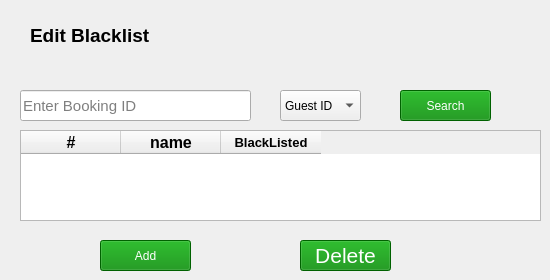
        <widget class="QWidget" name="tab_16">
         <attribute name="title">
          <string>Edit Blacklist</string>
         </attribute>
         <widget class="QPushButton" name="pushButton_24">
          <property name="geometry">
           <rect>
            <x>100</x>
            <y>240</y>
            <width>91</width>
            <height>31</height>
           </rect>
          </property>
          <property name="styleSheet">
           <string notr="true">QPushButton {
	
	font: 75 16pt &quot;Segoe UI&quot;;
	
	background-color: rgb(0, 136, 0);
	color: rgb(255, 255, 255);
 }

QPushButton::hover
{

	
	background-color: rgb(0, 255, 0);
}</string>
          </property>
          <property name="text">
           <string>Add</string>
          </property>
         </widget>
         <widget class="QLineEdit" name="BlackListFilter">
          <property name="geometry">
           <rect>
            <x>20</x>
            <y>90</y>
            <width>231</width>
            <height>31</height>
           </rect>
          </property>
          <property name="font">
           <font>
            <family>Segoe UI</family>
            <pointsize>11</pointsize>
           </font>
          </property>
          <property name="styleSheet">
           <string notr="true">QLineEdit:hover { border-color: rgb(0, 0, 255);
font: 75 12pt &quot;MS Shell Dlg 2&quot;;

 }</string>
          </property>
          <property name="placeholderText">
           <string>Enter Booking ID</string>
          </property>
         </widget>
         <widget class="QLabel" name="label_40">
          <property name="geometry">
           <rect>
            <x>30</x>
            <y>10</y>
            <width>181</width>
            <height>51</height>
           </rect>
          </property>
          <property name="font">
           <font>
            <family>Segoe UI</family>
            <pointsize>14</pointsize>
            <weight>75</weight>
            <italic>false</italic>
            <bold>true</bold>
           </font>
          </property>
          <property name="styleSheet">
           <string notr="true">QLabel{
font-weight:bold;
}</string>
          </property>
          <property name="text">
           <string>Edit Blacklist</string>
          </property>
         </widget>
         <widget class="QPushButton" name="pushButton_61">
          <property name="geometry">
           <rect>
            <x>300</x>
            <y>240</y>
            <width>91</width>
            <height>31</height>
           </rect>
          </property>
          <property name="font">
           <font>
            <family>Segoe UI</family>
            <pointsize>16</pointsize>
            <weight>9</weight>
            <italic>false</italic>
            <bold>false</bold>
           </font>
          </property>
          <property name="styleSheet">
           <string notr="true">QPushButton {
	
	font: 75 16pt &quot;Segoe UI&quot;;
	
	background-color: rgb(0, 136, 0);
	color: rgb(255, 255, 255);
 }

QPushButton::hover
{

	
	background-color: rgb(0, 255, 0);
}</string>
          </property>
          <property name="text">
           <string>Delete</string>
          </property>
         </widget>
         <widget class="QComboBox" name="comboBox_30">
          <property name="geometry">
           <rect>
            <x>280</x>
            <y>90</y>
            <width>81</width>
            <height>31</height>
           </rect>
          </property>
          <item>
           <property name="text">
            <string>Guest ID</string>
           </property>
          </item>
          <item>
           <property name="text">
            <string>Guest Username</string>
           </property>
          </item>
         </widget>
         <widget class="QTableWidget" name="tableWidget_10">
          <property name="geometry">
           <rect>
            <x>20</x>
            <y>130</y>
            <width>521</width>
            <height>91</height>
           </rect>
          </property>
          <column>
           <property name="text">
            <string>#</string>
           </property>
           <property name="font">
            <font>
             <pointsize>12</pointsize>
             <weight>75</weight>
             <bold>true</bold>
            </font>
           </property>
          </column>
          <column>
           <property name="text">
            <string>name</string>
           </property>
           <property name="font">
            <font>
             <pointsize>12</pointsize>
             <weight>75</weight>
             <bold>true</bold>
            </font>
           </property>
          </column>
          <column>
           <property name="text">
            <string>BlackListed</string>
           </property>
           <property name="font">
            <font>
             <pointsize>10</pointsize>
             <weight>75</weight>
             <bold>true</bold>
            </font>
           </property>
          </column>
         </widget>
         <widget class="QPushButton" name="pushButton_60">
          <property name="geometry">
           <rect>
            <x>400</x>
            <y>90</y>
            <width>91</width>
            <height>31</height>
           </rect>
          </property>
          <property name="styleSheet">
           <string notr="true">QPushButton {
	
	font: 75 16pt &quot;Segoe UI&quot;;
	
	background-color: rgb(0, 136, 0);
	color: rgb(255, 255, 255);
 }

QPushButton::hover
{

	
	background-color: rgb(0, 255, 0);
}</string>
          </property>
          <property name="text">
           <string>Search</string>
          </property>
         </widget>
        </widget>
